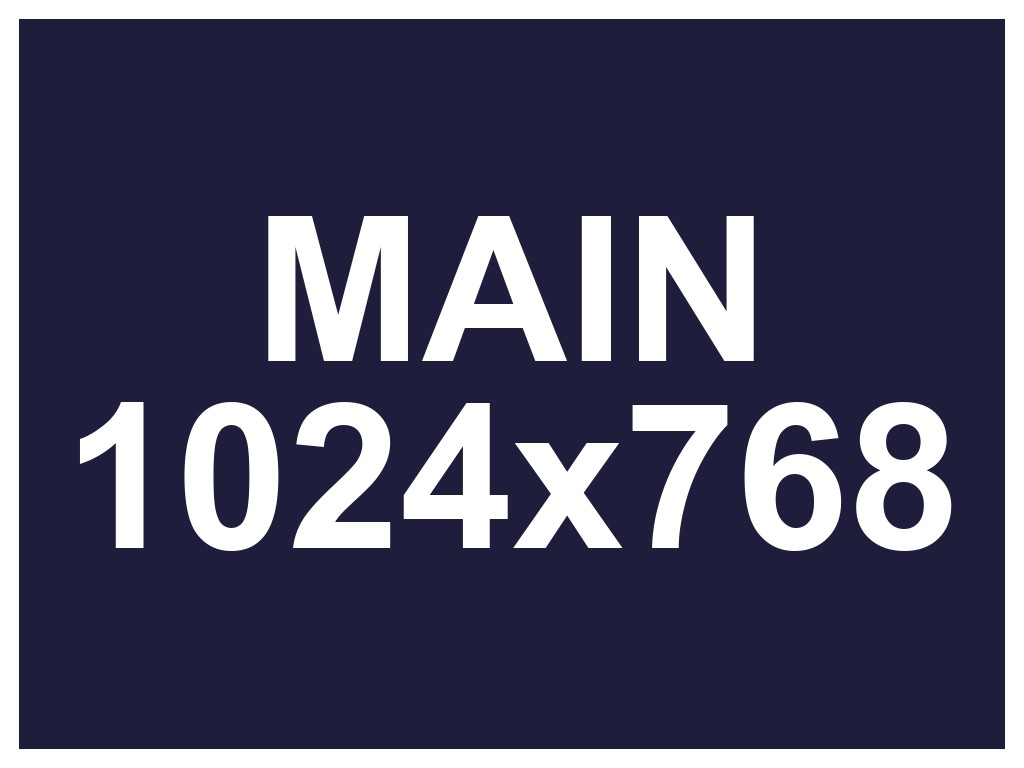

Source code (Python):
#!/usr/bin/env python3
# Builds bigthumb.jpg: a JPEG whose *embedded Exif thumbnail is larger than the
# main image* (thumb 1100x825, main 1024x768). Nothing forbids this -- the Exif
# thumbnail is just a JPEG in APP1 IFD1, capped only by the ~64 KB APP1 segment.
#
# It's a probe for how macOS chooses a thumbnail source: with an oversized thumb,
# ImageIO's CGImageSourceCreateThumbnailAtIndex keeps returning the (down-scaled)
# embedded thumb at every MaxPixelSize, and QLThumbnailGenerator (Finder) serves
# it at every icon size, capped at the main image's 1024x768 resolution -- i.e.
# the main image is never decoded. See README.md, "Oversized thumbnails".
#
# Run with:
#     uv run --with pillow python bigthumb.py
#
# The thumb is filled with a flat colour + label and encoded at low quality so
# the whole 1100x825 JPEG still fits in the 64 KB APP1 segment.

import io, os, struct
from PIL import Image, ImageDraw, ImageFont

OUT = os.path.join(os.path.dirname(os.path.abspath(__file__)), "bigthumb.jpg")

def load_font(size):
    for p in ("/System/Library/Fonts/Supplemental/Arial Bold.ttf",
              "/System/Library/Fonts/Helvetica.ttc"):
        try:
            return ImageFont.truetype(p, size)
        except Exception:
            pass
    return ImageFont.load_default()

def label_image(w, h, bg, fg, text):
    im = Image.new("RGB", (w, h), bg)
    d = ImageDraw.Draw(im)
    best = 6
    for s in range(6, 400):
        bb = d.multiline_textbbox((0, 0), text, font=load_font(s), align="center")
        if bb[2] - bb[0] > w * 0.88 or bb[3] - bb[1] > h * 0.85:
            break
        best = s
    f = load_font(best)
    bb = d.multiline_textbbox((0, 0), text, font=f, align="center")
    d.rectangle([0, 0, w - 1, h - 1], outline=fg, width=max(1, h // 40))
    d.multiline_text(((w - (bb[2] - bb[0])) / 2 - bb[0],
                      (h - (bb[3] - bb[1])) / 2 - bb[1]),
                     text, font=f, fill=fg, align="center")
    return im

def jpeg(im, q):
    b = io.BytesIO()
    im.save(b, "JPEG", quality=q)
    return b.getvalue()

def strip_appn(j):
    p = 2
    while j[p:p + 1] == b"\xff" and 0xE0 <= j[p + 1] <= 0xEF:
        p += 2 + struct.unpack(">H", j[p + 2:p + 4])[0]
    return b"\xff\xd8" + j[p:]

def build_exif(thumb):
    def a(s):
        b = s.encode() + b"\x00"
        return b + (b"\x00" if len(b) & 1 else b"")
    RAT = struct.pack(">II", 72, 1)
    desc, mk, md = a("bigthumb: Exif thumb larger than main"), a("slop"), a("bigthumb")
    e = lambda t, ty, c, v: struct.pack(">HHI", t, ty, c) + v
    n0 = 8
    ex0 = 8 + (2 + 12 * n0 + 4)
    od = ex0; omk = od + len(desc); omd = omk + len(mk)
    ox0 = omd + len(md); oy0 = ox0 + 8; ifd1 = oy0 + 8
    n1 = 6
    ox1 = ifd1 + (2 + 12 * n1 + 4); oy1 = ox1 + 8; toff = oy1 + 8
    i0 = struct.pack(">H", n0)
    i0 += e(0x010E, 2, len("bigthumb: Exif thumb larger than main") + 1, struct.pack(">I", od))
    i0 += e(0x010F, 2, len("slop") + 1, struct.pack(">I", omk))
    i0 += e(0x0110, 2, len("bigthumb") + 1, struct.pack(">I", omd))
    i0 += e(0x0112, 3, 1, struct.pack(">HH", 1, 0))
    i0 += e(0x011A, 5, 1, struct.pack(">I", ox0))
    i0 += e(0x011B, 5, 1, struct.pack(">I", oy0))
    i0 += e(0x0128, 3, 1, struct.pack(">HH", 2, 0))
    i0 += e(0x0213, 3, 1, struct.pack(">HH", 1, 0))
    i0 += struct.pack(">I", ifd1)
    i1 = struct.pack(">H", n1)
    i1 += e(0x0103, 3, 1, struct.pack(">HH", 6, 0))
    i1 += e(0x011A, 5, 1, struct.pack(">I", ox1))
    i1 += e(0x011B, 5, 1, struct.pack(">I", oy1))
    i1 += e(0x0128, 3, 1, struct.pack(">HH", 2, 0))
    i1 += e(0x0201, 4, 1, struct.pack(">I", toff))
    i1 += e(0x0202, 4, 1, struct.pack(">I", len(thumb)))
    i1 += struct.pack(">I", 0)
    return b"Exif\x00\x00" + b"MM\x00\x2a" + struct.pack(">I", 8) + \
        i0 + desc + mk + md + RAT + RAT + i1 + RAT + RAT + thumb

# main 1024x768 (blue); Exif thumb 1100x825 (green) -- larger than the main image
main = label_image(1024, 768, (30, 30, 60), (255, 255, 255), "MAIN\n1024x768")
big = label_image(1100, 825, (30, 150, 60), (255, 255, 255), "BIG EXIF\n1100x825")
thumb = strip_appn(jpeg(big, 25))       # low quality so 1100x825 fits in APP1
assert len(thumb) < 64000, f"thumb too big for APP1: {len(thumb)}"

app0 = b"\xff\xe0" + struct.pack(">H", 16) + b"JFIF\x00\x01\x02\x01\x00\x48\x00\x48\x00\x00"
exif_payload = build_exif(thumb)
app1 = b"\xff\xe1" + struct.pack(">H", len(exif_payload) + 2) + exif_payload
main_frame = strip_appn(jpeg(main, 90))[2:]

with open(OUT, "wb") as f:
    f.write(b"\xff\xd8" + app0 + app1 + main_frame)
print("wrote", OUT, "-- Exif thumb", len(thumb), "bytes (1100x825), main 1024x768")
